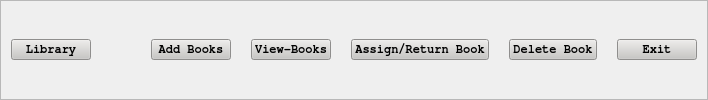
     <widget class="QFrame" name="frame_3">
      <property name="sizePolicy">
       <sizepolicy hsizetype="Preferred" vsizetype="Expanding">
        <horstretch>0</horstretch>
        <verstretch>0</verstretch>
       </sizepolicy>
      </property>
      <property name="font">
       <font>
        <family>FreeMono</family>
        <bold>true</bold>
       </font>
      </property>
      <property name="styleSheet">
       <string notr="true">background-color: rgb(160, 182, 255);

QPushButton{
background-color:rgb(160, 255, 215)
}</string>
      </property>
      <property name="frameShape">
       <enum>QFrame::Shape::StyledPanel</enum>
      </property>
      <property name="frameShadow">
       <enum>QFrame::Shadow::Raised</enum>
      </property>
      <layout class="QHBoxLayout" name="horizontalLayout_5">
       <property name="spacing">
        <number>20</number>
       </property>
       <property name="leftMargin">
        <number>10</number>
       </property>
       <property name="topMargin">
        <number>10</number>
       </property>
       <property name="rightMargin">
        <number>10</number>
       </property>
       <property name="bottomMargin">
        <number>10</number>
       </property>
       <item>
        <widget class="QPushButton" name="mainlogo">
         <property name="styleSheet">
          <string notr="true">font: 700 italic 14pt &quot;Segoe UI&quot;;
background-color: rgb(179, 255, 175);
background-color: rgb(200, 199, 197);
color: rgb(0, 0, 0);</string>
         </property>
         <property name="text">
          <string>Library</string>
         </property>
        </widget>
       </item>
       <item>
        <spacer name="horizontalSpacer">
         <property name="orientation">
          <enum>Qt::Orientation::Horizontal</enum>
         </property>
         <property name="sizeHint" stdset="0">
          <size>
           <width>40</width>
           <height>20</height>
          </size>
         </property>
        </spacer>
       </item>
       <item>
        <widget class="QPushButton" name="goto_addbookpage">
         <property name="styleSheet">
          <string notr="true">background-color: rgb(200, 199, 197);
color: rgb(0, 0, 0);
font: 600 10pt &quot;Segoe UI&quot;;</string>
         </property>
         <property name="text">
          <string>Add Books</string>
         </property>
        </widget>
       </item>
       <item>
        <widget class="QPushButton" name="goto_viewpage">
         <property name="styleSheet">
          <string notr="true">background-color: rgb(200, 199, 197);
color: rgb(0, 0, 0);
font: 600 10pt &quot;Segoe UI&quot;;</string>
         </property>
         <property name="text">
          <string>View-Books</string>
         </property>
        </widget>
       </item>
       <item>
        <widget class="QPushButton" name="assignreturnpage">
         <property name="styleSheet">
          <string notr="true">background-color: rgb(200, 199, 197);
color: rgb(0, 0, 0);
font: 600 10pt &quot;Segoe UI&quot;;</string>
         </property>
         <property name="text">
          <string>Assign/Return Book</string>
         </property>
        </widget>
       </item>
       <item>
        <widget class="QPushButton" name="deletepagenavigate">
         <property name="styleSheet">
          <string notr="true">background-color: rgb(200, 199, 197);
color: rgb(0, 0, 0);
font: 600 10pt &quot;Segoe UI&quot;;</string>
         </property>
         <property name="text">
          <string>Delete Book</string>
         </property>
        </widget>
       </item>
       <item>
        <widget class="QPushButton" name="aExit">
         <property name="styleSheet">
          <string notr="true">background-color: rgb(200, 199, 197);
color: rgb(0, 0, 0);
font: 600 10pt &quot;Segoe UI&quot;;</string>
         </property>
         <property name="text">
          <string>Exit</string>
         </property>
        </widget>
       </item>
      </layout>
     </widget>
